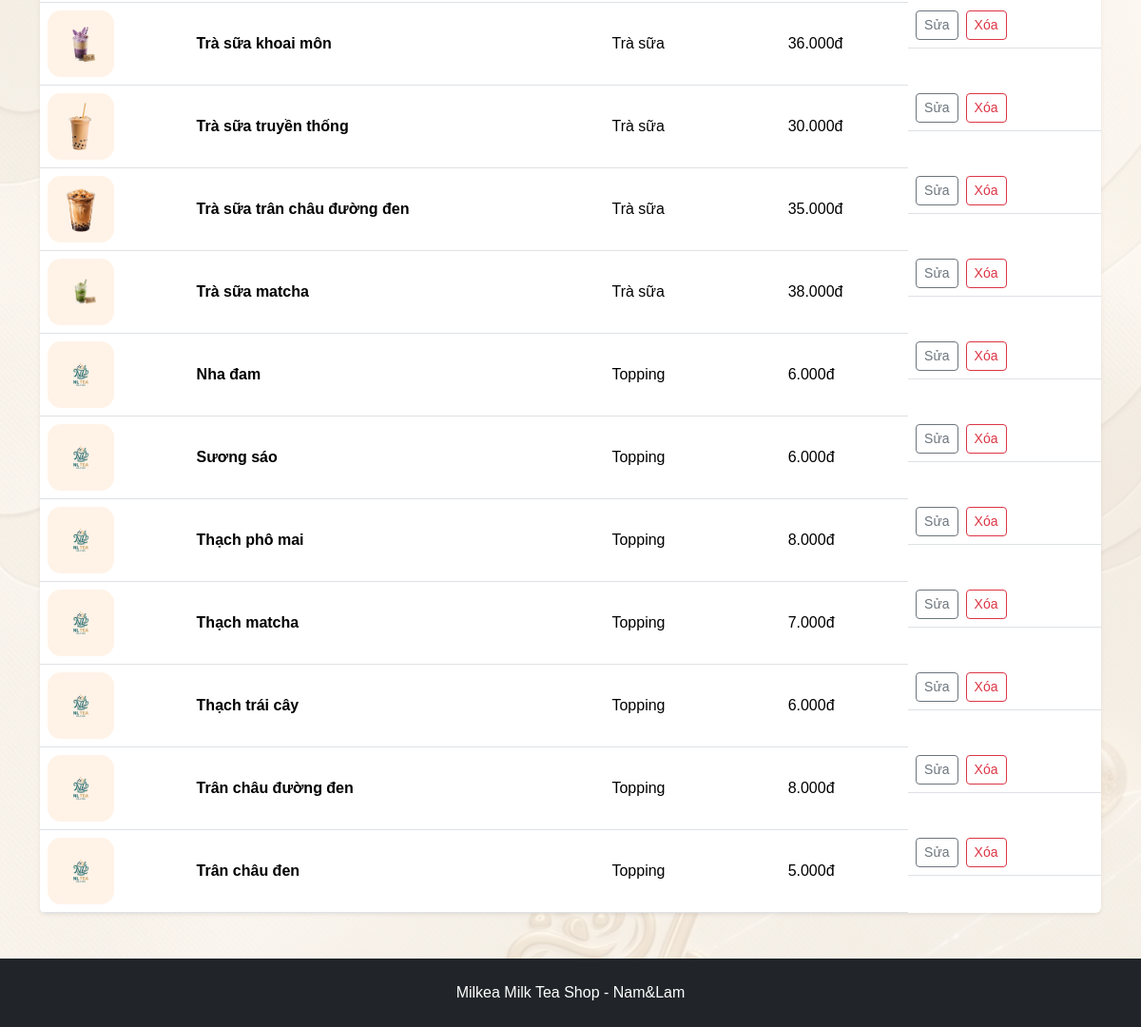
/admin/products (signed in, lower part), run on an earlier commit of the app's database.
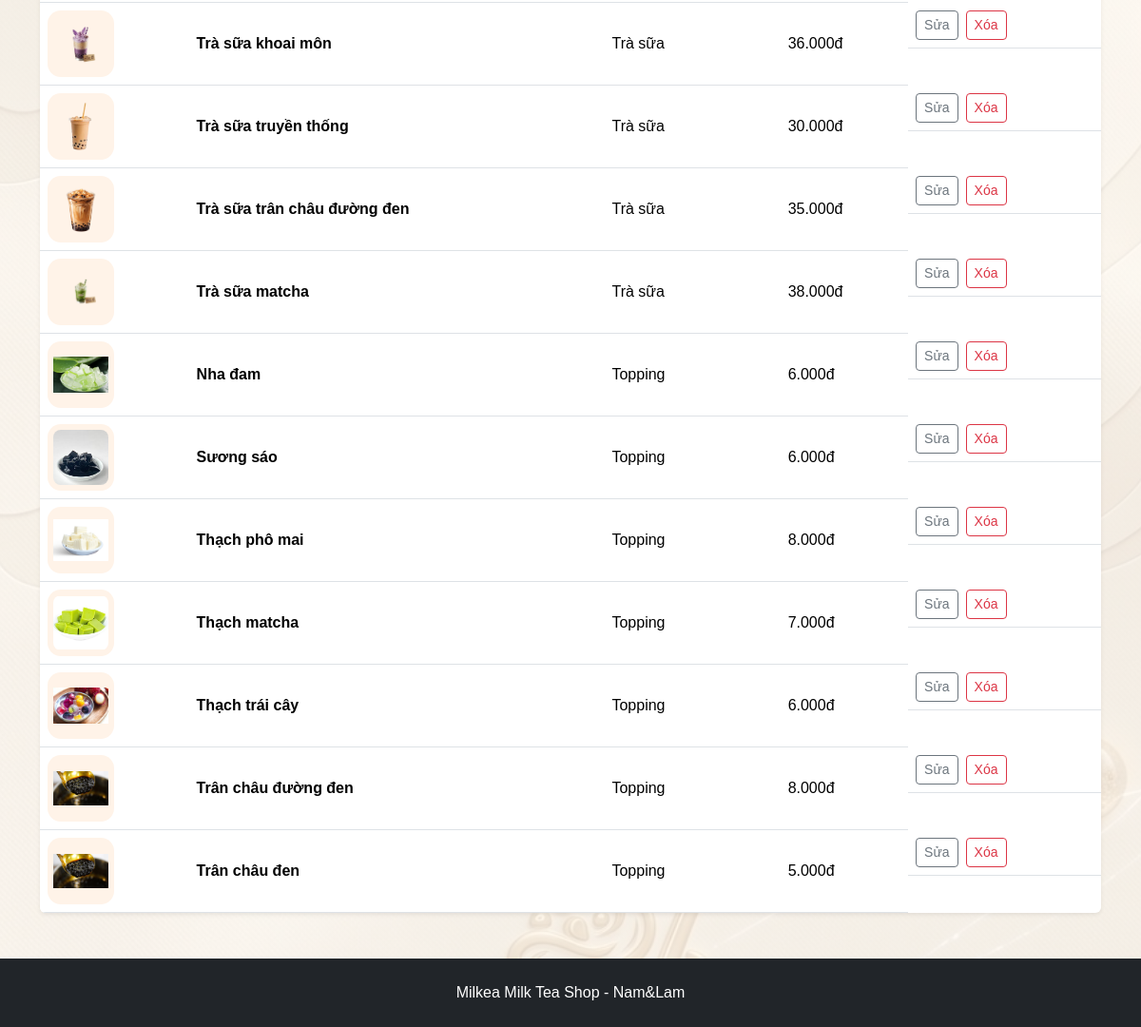
And on a later commit of the database.
### milk_tea_shop/models.py (models this page shows)
class Product(db.Model):
    __tablename__ = "products"
    id = db.Column(db.Integer, primary_key=True)
    name = db.Column(db.String(120), nullable=False)
    category = db.Column(db.String(80), nullable=False)
    size = db.Column(db.String(50), default="M/L")
    topping = db.Column(db.String(120), default="Không")
    price = db.Column(db.Integer, nullable=False)
    description = db.Column(db.Text, default="")
    image = db.Column(db.String(255), default="")
    order_items = db.relationship("OrderItem", backref="product", lazy=True)

### milk_tea_shop/routes.py (the view)
@main_bp.route("/admin/products")
def admin_products():
    if not check_admin():
        return redirect(url_for("main.login"))
    products = Product.query.order_by(Product.id.desc()).all()
    products.sort(key=lambda product: product.category == "Topping")
    return render_template("admin_products.html", products=products)

### milk_tea_shop/routes.py (called while the page is built)
@main_bp.app_context_processor
def send_data_to_html():
    cart = session.get("cart", {})
    cart_count = 0
    for quantity in cart.values():
        try:
            cart_count += int(quantity)
        except:
            pass
    return {
        "money": money,
        "cart_count": cart_count
    }

def check_admin():
    if "user_id" not in session:
        flash("Vui lòng đăng nhập trước.", "warning")
        return False
    if session.get("role") != "admin":
        flash("Bạn không có quyền truy cập trang quản lý.", "danger")
        return False
    return True

### milk_tea_shop/templates/admin_products.html (shortened to what this page needs)
{% extends "base.html" %}
{% block content %}
<section class="container py-5">
    <div class="table-responsive shadow-sm rounded bg-white">
        <table class="table align-middle mb-0">
            <tbody>
                {% for p in products %}
                <tr>
                    <td><img src="{{ url_for('static', filename='images/' + (p.image or 'logo.png')) }}" class="table-img" alt="{{ p.name }}"></td>
                    <td class="fw-semibold">{{ p.name }}</td>
                    <td>{{ p.category }}</td>
                    <td>{{ "{:,.0f}".format(p.price).replace(',', '.') }}đ</td>
                    <td class="d-flex gap-2">
                        <a href="{{ url_for('main.edit_product', product_id=p.id) }}" class="btn btn-sm btn-outline-secondary">Sửa</a>
                        <form method="POST" action="{{ url_for('main.delete_product', product_id=p.id) }}" onsubmit="return confirm('Bạn có chắc muốn xóa món này không?');">
                            <button class="btn btn-sm btn-outline-danger" type="submit">Xóa</button>
                        </form>
                    </td>
                </tr>
                {% else %}
                <tr><td colspan="5" class="text-center text-muted py-4">Chưa có sản phẩm.</td></tr>
                {% endfor %}
            </tbody>
        </table>
    </div>
</section>
{% endblock %}

What changed in the data, as far as the page shows it:
changed Product "Nha đam": image: a different picture
changed Product "Sương sáo": image: a different picture
changed Product "Thạch phô mai": image: a different picture
changed Product "Thạch matcha": image: a different picture
changed Product "Thạch trái cây": image: a different picture
changed Product "Trân châu đường đen": image: a different picture
changed Product "Trân châu đen": image: a different picture
